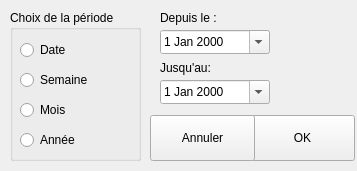
<?xml version="1.0" encoding="UTF-8"?>
<!-- (C) 2016 LAINE SERGE

This program is free software; you can redistribute it and/or modify
it under the terms of the GNU General Public License as published by
the Free Software Foundation; either version 2 of the License, or
(at your option) any later version.

This program is distributed in the hope that it will be useful,
but WITHOUT ANY WARRANTY; without even the implied warranty of
MERCHANTABILITY or FITNESS FOR A PARTICULAR PURPOSE. See the
GNU General Public License for more details.

You should have received a copy of the GNU General Public License along
with this program; if not, write to the Free Software Foundation, Inc.,
51 Franklin Street, Fifth Floor, Boston, MA 02110-1301 USA.
-->
<ui version="4.0">
 <class>dlg_choixdate</class>
 <widget class="QDialog" name="dlg_choixdate">
  <property name="geometry">
   <rect>
    <x>0</x>
    <y>0</y>
    <width>357</width>
    <height>171</height>
   </rect>
  </property>
  <property name="sizePolicy">
   <sizepolicy hsizetype="Fixed" vsizetype="Fixed">
    <horstretch>0</horstretch>
    <verstretch>0</verstretch>
   </sizepolicy>
  </property>
  <property name="minimumSize">
   <size>
    <width>357</width>
    <height>171</height>
   </size>
  </property>
  <property name="maximumSize">
   <size>
    <width>357</width>
    <height>171</height>
   </size>
  </property>
  <property name="windowTitle">
   <string>Dialog</string>
  </property>
  <widget class="QDateEdit" name="DepuisdateEdit">
   <property name="geometry">
    <rect>
     <x>160</x>
     <y>30</y>
     <width>110</width>
     <height>24</height>
    </rect>
   </property>
   <property name="calendarPopup">
    <bool>true</bool>
   </property>
  </widget>
  <widget class="QDateEdit" name="JusquAdateEdit">
   <property name="geometry">
    <rect>
     <x>160</x>
     <y>80</y>
     <width>110</width>
     <height>24</height>
    </rect>
   </property>
   <property name="calendarPopup">
    <bool>true</bool>
   </property>
  </widget>
  <widget class="QGroupBox" name="DategroupBox">
   <property name="geometry">
    <rect>
     <x>10</x>
     <y>10</y>
     <width>131</width>
     <height>151</height>
    </rect>
   </property>
   <property name="title">
    <string>Choix de la période</string>
   </property>
   <widget class="QRadioButton" name="JourradioButton">
    <property name="geometry">
     <rect>
      <x>10</x>
      <y>30</y>
      <width>102</width>
      <height>20</height>
     </rect>
    </property>
    <property name="text">
     <string>Date</string>
    </property>
   </widget>
   <widget class="QRadioButton" name="SemaineradioButton">
    <property name="geometry">
     <rect>
      <x>10</x>
      <y>60</y>
      <width>102</width>
      <height>20</height>
     </rect>
    </property>
    <property name="text">
     <string>Semaine</string>
    </property>
   </widget>
   <widget class="QRadioButton" name="MoisradioButton">
    <property name="geometry">
     <rect>
      <x>10</x>
      <y>90</y>
      <width>102</width>
      <height>20</height>
     </rect>
    </property>
    <property name="text">
     <string>Mois</string>
    </property>
   </widget>
   <widget class="QRadioButton" name="AnneeradioButton">
    <property name="geometry">
     <rect>
      <x>10</x>
      <y>120</y>
      <width>102</width>
      <height>20</height>
     </rect>
    </property>
    <property name="text">
     <string>Année</string>
    </property>
   </widget>
  </widget>
  <widget class="UpPushButton" name="OKupPushButton">
   <property name="geometry">
    <rect>
     <x>250</x>
     <y>115</y>
     <width>105</width>
     <height>46</height>
    </rect>
   </property>
   <property name="focusPolicy">
    <enum>Qt::NoFocus</enum>
   </property>
   <property name="text">
    <string>OK</string>
   </property>
   <property name="icon">
    <iconset resource="Images/images.qrc">
     <normaloff>:/start.png</normaloff>:/start.png</iconset>
   </property>
   <property name="iconSize">
    <size>
     <width>30</width>
     <height>30</height>
    </size>
   </property>
   <property name="autoDefault">
    <bool>false</bool>
   </property>
  </widget>
  <widget class="QLabel" name="Depuislabel">
   <property name="geometry">
    <rect>
     <x>160</x>
     <y>10</y>
     <width>59</width>
     <height>16</height>
    </rect>
   </property>
   <property name="text">
    <string>Depuis le :</string>
   </property>
  </widget>
  <widget class="QLabel" name="JusquAulabel">
   <property name="geometry">
    <rect>
     <x>160</x>
     <y>60</y>
     <width>59</width>
     <height>16</height>
    </rect>
   </property>
   <property name="text">
    <string>Jusqu'au:</string>
   </property>
  </widget>
  <widget class="QPushButton" name="PlusDateDebutpushButton">
   <property name="geometry">
    <rect>
     <x>280</x>
     <y>25</y>
     <width>16</width>
     <height>16</height>
    </rect>
   </property>
   <property name="text">
    <string/>
   </property>
   <property name="icon">
    <iconset resource="Images/images.qrc">
     <normaloff>:/up.png</normaloff>:/up.png</iconset>
   </property>
   <property name="autoRepeat">
    <bool>true</bool>
   </property>
   <property name="autoDefault">
    <bool>false</bool>
   </property>
   <property name="flat">
    <bool>true</bool>
   </property>
  </widget>
  <widget class="QPushButton" name="MoinsDateDebutpushButton">
   <property name="geometry">
    <rect>
     <x>280</x>
     <y>40</y>
     <width>16</width>
     <height>16</height>
    </rect>
   </property>
   <property name="text">
    <string/>
   </property>
   <property name="icon">
    <iconset resource="Images/images.qrc">
     <normaloff>:/down.png</normaloff>:/down.png</iconset>
   </property>
   <property name="autoRepeat">
    <bool>true</bool>
   </property>
   <property name="autoDefault">
    <bool>false</bool>
   </property>
   <property name="flat">
    <bool>true</bool>
   </property>
  </widget>
  <widget class="QPushButton" name="PlusDateFinpushButton">
   <property name="geometry">
    <rect>
     <x>280</x>
     <y>75</y>
     <width>16</width>
     <height>16</height>
    </rect>
   </property>
   <property name="text">
    <string/>
   </property>
   <property name="icon">
    <iconset resource="Images/images.qrc">
     <normaloff>:/up.png</normaloff>:/up.png</iconset>
   </property>
   <property name="autoRepeat">
    <bool>true</bool>
   </property>
   <property name="autoDefault">
    <bool>false</bool>
   </property>
   <property name="flat">
    <bool>true</bool>
   </property>
  </widget>
  <widget class="QPushButton" name="MoinsDateFinpushButton">
   <property name="geometry">
    <rect>
     <x>280</x>
     <y>90</y>
     <width>16</width>
     <height>16</height>
    </rect>
   </property>
   <property name="text">
    <string/>
   </property>
   <property name="icon">
    <iconset resource="Images/images.qrc">
     <normaloff>:/down.png</normaloff>:/down.png</iconset>
   </property>
   <property name="autoRepeat">
    <bool>true</bool>
   </property>
   <property name="autoDefault">
    <bool>false</bool>
   </property>
   <property name="flat">
    <bool>true</bool>
   </property>
  </widget>
  <widget class="QPushButton" name="MoinsFinPeriodepushButton">
   <property name="geometry">
    <rect>
     <x>310</x>
     <y>70</y>
     <width>30</width>
     <height>45</height>
    </rect>
   </property>
   <property name="text">
    <string/>
   </property>
   <property name="icon">
    <iconset resource="Images/images.qrc">
     <normaloff>:/down.png</normaloff>:/down.png</iconset>
   </property>
   <property name="iconSize">
    <size>
     <width>30</width>
     <height>30</height>
    </size>
   </property>
   <property name="autoRepeat">
    <bool>true</bool>
   </property>
   <property name="autoDefault">
    <bool>false</bool>
   </property>
   <property name="flat">
    <bool>true</bool>
   </property>
  </widget>
  <widget class="QPushButton" name="PlusDebutPeriodepushButton">
   <property name="geometry">
    <rect>
     <x>310</x>
     <y>20</y>
     <width>30</width>
     <height>45</height>
    </rect>
   </property>
   <property name="text">
    <string/>
   </property>
   <property name="icon">
    <iconset resource="Images/images.qrc">
     <normaloff>:/up.png</normaloff>:/up.png</iconset>
   </property>
   <property name="iconSize">
    <size>
     <width>30</width>
     <height>30</height>
    </size>
   </property>
   <property name="autoRepeat">
    <bool>true</bool>
   </property>
   <property name="autoDefault">
    <bool>false</bool>
   </property>
   <property name="flat">
    <bool>true</bool>
   </property>
  </widget>
  <widget class="UpPushButton" name="AnnulupPushButton">
   <property name="geometry">
    <rect>
     <x>150</x>
     <y>115</y>
     <width>105</width>
     <height>46</height>
    </rect>
   </property>
   <property name="focusPolicy">
    <enum>Qt::NoFocus</enum>
   </property>
   <property name="text">
    <string>Annuler</string>
   </property>
   <property name="icon">
    <iconset resource="Images/images.qrc">
     <normaloff>:/Supprime.png</normaloff>:/Supprime.png</iconset>
   </property>
   <property name="iconSize">
    <size>
     <width>30</width>
     <height>30</height>
    </size>
   </property>
   <property name="autoDefault">
    <bool>false</bool>
   </property>
  </widget>
 </widget>
 <customwidgets>
  <customwidget>
   <class>UpPushButton</class>
   <extends>QPushButton</extends>
   <header>uppushbutton.h</header>
  </customwidget>
 </customwidgets>
 <resources>
  <include location="Images/images.qrc"/>
 </resources>
 <connections/>
</ui>
